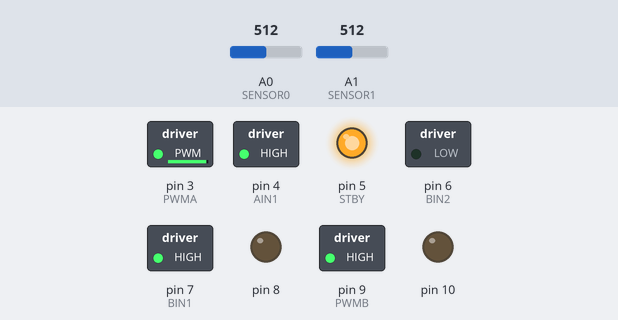
This sketch was run on a simulated Arduino Uno, built with avr-gcc and run on an emulated ATmega328P. Shown: switched loads named in the sketch (green lamp = pin HIGH), output pins drawn as LEDs (lit = HIGH). Inputs (shaded band) come from the test bench; at power-on: A0 (SENSOR0) = 512, A1 (SENSOR1) = 512.

Above: at 1.2 s.
1.3 s: A0 (SENSOR0) set to 159
2.8 s: A0 (SENSOR0) set to 137
At 3.9 s:
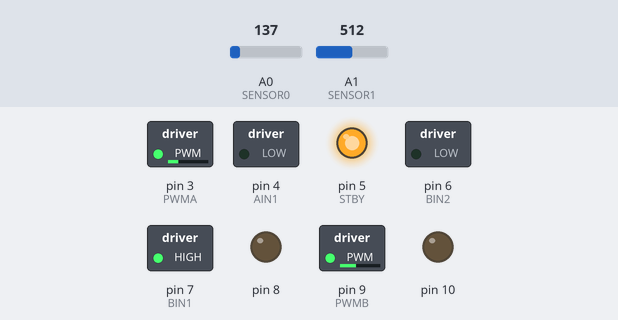
4.3 s: A1 (SENSOR1) set to 163
5.8 s: A1 (SENSOR1) set to 140
At 6.6 s:
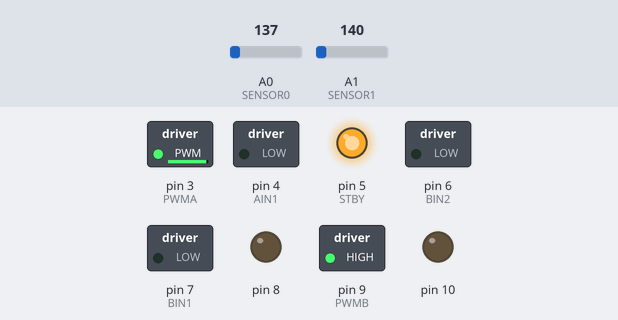
7.3 s: A0 (SENSOR0) set to 160
At 7.9 s:
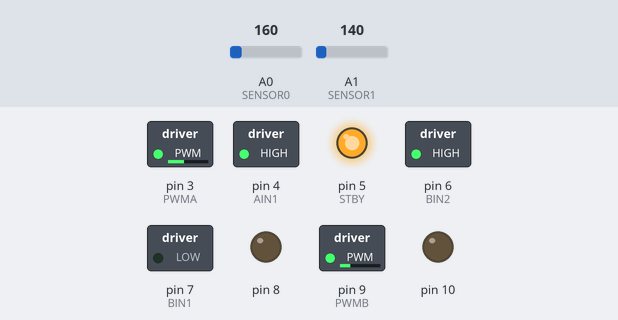
8.8 s: A1 (SENSOR1) set to 160
At 9.2 s:
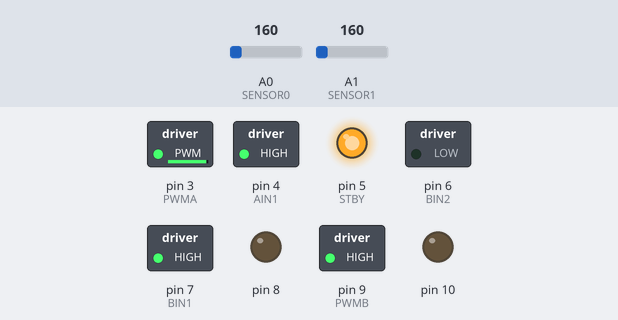
Timing chart, 0 to 11.3 s (numbered marks = the images above; inputs shaded):
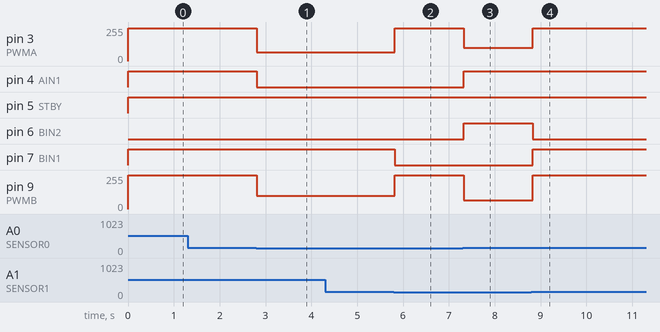

The sketch:

NERO.ino
```cpp
#define AIN1 4 //LLANTA derecha (ADELANTE)
#define AIN2 2 //ATRÁS
#define PWMA 3
#define STBY 5
#define BIN1 7 //LLANTA IZQUIERDAOO
#define BIN2 6
#define PWMB 9
#define SENSOR0 A0 //DERECHO
#define SENSOR1 A1 //IZQUIERDO
int valorInfra1=0, valorInfra2=0, velocidad1=500, velocidad=0; //VARIABLES PARA GUARDAR LECTURAS DE SENSORES

void carroEstado (int a1, int a2, int b1, int b2){
  digitalWrite(AIN1, a1);
  digitalWrite(AIN2, a2);
  digitalWrite(BIN1, b1);
  digitalWrite(BIN2, b2);
}

void setup() {
  for(int i=3; i<=10; i++)
    pinMode(i,OUTPUT);

}

void loop() {
      digitalWrite(STBY, HIGH); //ACTIVAR MOTORES

      //ASIGNAR LECTURAS DE SENSORES A VARIABLES
      valorInfra1 = (analogRead(SENSOR0) > 150)? 1 : 0 ;
      valorInfra2 = (analogRead(SENSOR1) > 150)? 1 : 0 ;

      velocidad = (valorInfra1 == valorInfra2) ? velocidad1 : 65; //LA VELOCIDAD CAMBIA CUANDO DEBE GIRAR
      analogWrite(PWMA, velocidad);// Velocidad A
      analogWrite(PWMB, velocidad);//Velocidad B7

      if (valorInfra1 == 0 && valorInfra2 == 0){ //AMBOS ESTÁN EN NEGRO
        carroEstado (0,0,0,0);
      } else if (valorInfra1 == 1 && valorInfra2 == 0){
        while (valorInfra1 == 1 && valorInfra2 == 0){
          analogWrite(PWMA, 100);
          analogWrite(PWMB, 65);
          carroEstado (1,0,0,1);
          valorInfra2 = (analogRead(SENSOR1) > 100)? 1 : 0 ;
        }//GIRA IZQUIERDA
      } else if (valorInfra1 == 0 && valorInfra2 == 1){
          while (valorInfra1 == 0 && valorInfra2 == 1){
            analogWrite(PWMA, 65);
            analogWrite(PWMB, 100);
            carroEstado (0,1,1,0);
            valorInfra1 = (analogRead(SENSOR0) > 100)? 1 : 0 ;
          } //GIRA DERECHA
      } else //AVANZA
        carroEstado (1,0,1,0);
      delay(100);
  }
```

Measured:
- the behaviour switches between 151 and 150 on A0 (SENSOR0) (found by bisection; images 0 and 1)
- the behaviour switches between 151 and 150 on A1 (SENSOR1) (found by bisection; images 1 and 2)
- after the input at 1.3 s, every drawn part: stays the same
- after the input at 2.8 s, pin 3 (PWMA): 244/255 → 65/255 at once; pin 4 (AIN1): HIGH → LOW at once; pin 9 (PWMB): 255/255 → 100/255 at once
- after the input at 5.8 s, pin 3 (PWMA): 65/255 → 244/255 at once; pin 7 (BIN1): HIGH → LOW at once; pin 9 (PWMB): 100/255 → 255/255 at once
- after the input at 7.3 s, pin 3 (PWMA): 244/255 → 100/255 at once; pin 4 (AIN1), pin 6 (BIN2): LOW → HIGH at once; pin 9 (PWMB): 255/255 → 65/255 at once
- after the input at 8.8 s, pin 3 (PWMA): 100/255 → 244/255 at once; pin 6 (BIN2): HIGH → LOW at once; pin 7 (BIN1): LOW → HIGH at once; pin 9 (PWMB): 65/255 → 255/255 at once
